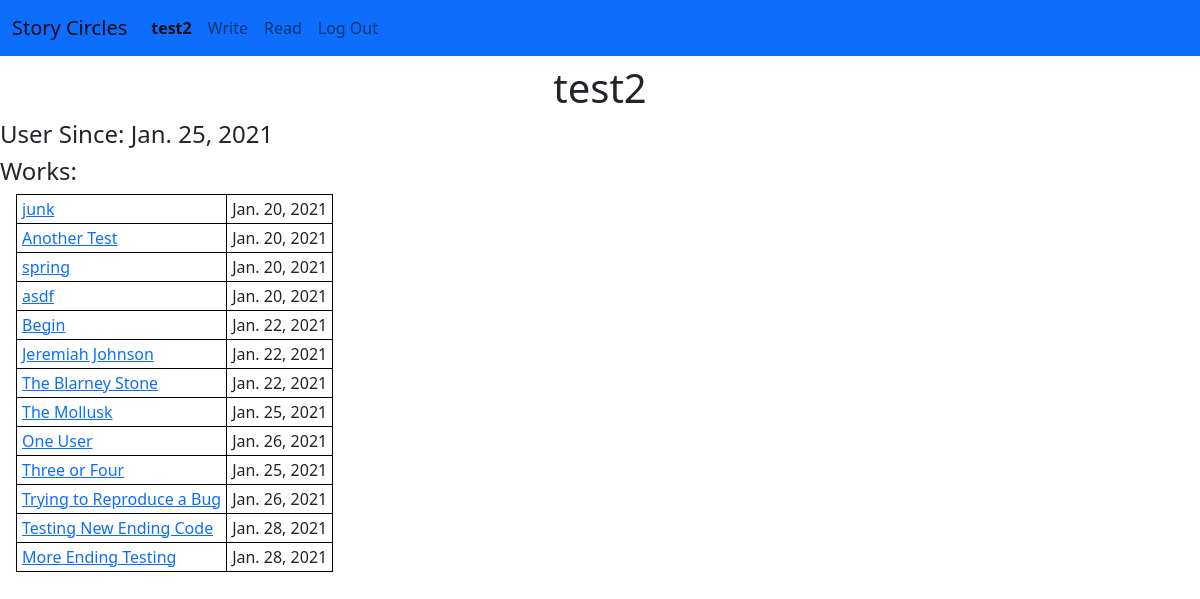
/circle/user/6 (signed in), run on an earlier commit of the app's database.
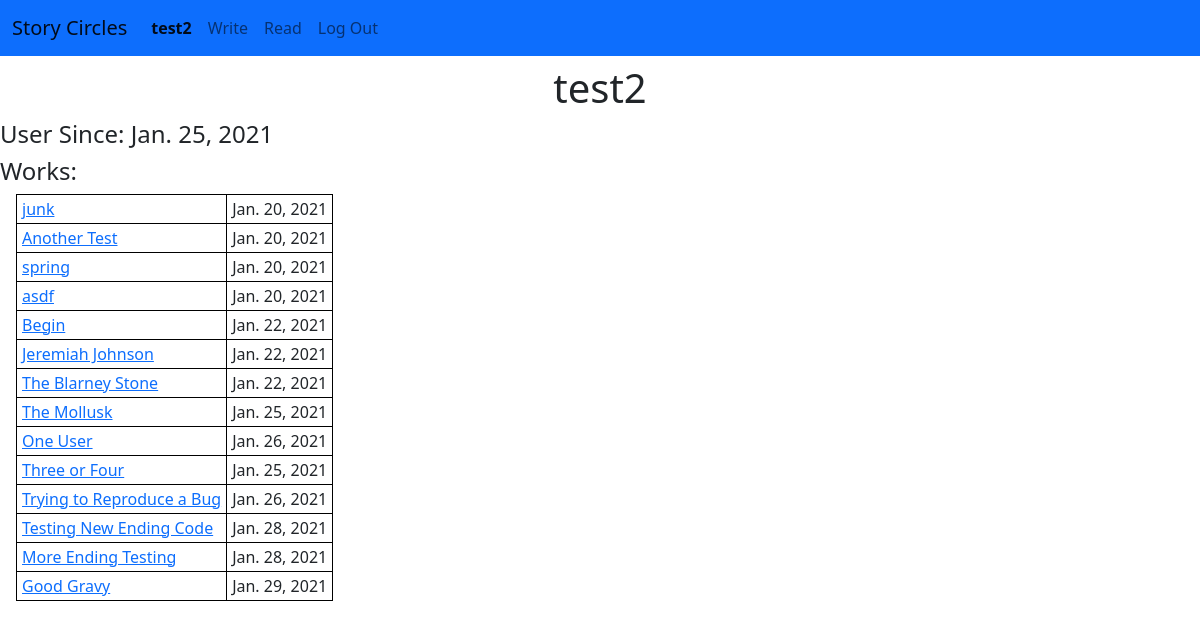
And on a later commit of the database.
### circle/models.py (models this page shows, shortened)
class Story(models.Model):
    title = models.TextField(unique=True)
    authors = models.ManyToManyField(
        User,
        related_name="stories",
        blank=True
    )
    text = models.TextField()
    start_time = models.DateTimeField(blank=True, null=True)
    finish_time = models.DateTimeField(blank=True, null=True)
    finished = models.BooleanField(default=False)
    def get_absolute_url(self):
        if self.finished:
            return reverse('finished_story', args = [self.pk])
        else:
            return reverse('circle', args = [self.circle.pk])

### circle/views.py (the view)
# urls.py: path("user/<int:pk>", views.UserDetailView.as_view(), name="user"),
class UserDetailView(LoginRequiredMixin, DetailView):
    model = User
    context_object_name = 'detail_user'
    def get_context_data(self, **kwargs):
            context = super().get_context_data(**kwargs)
            context['stories'] = context['detail_user'].stories.filter(finished=True)
            return context

### circle/models.py (called while the page is built)
    def get_absolute_url(self):
        return reverse('user', args=[self.pk])

### circle/templates/circle/user_detail.html (shortened to what this page needs)
{% extends "circle/layout.html" %}
{% load static %}
{% block body %}
<h1>{{ detail_user.username }}</h1>
<h4>User Since: {{ detail_user.user_since.date }}</h4>
<h4>Works:</h4>
{% include "circle/include/finished_story_table.html" %}
{% endblock %}

### circle/templates/circle/include/finished_story_table.html
<table class="finished-story-table">
    {% for story in stories %}
    <tr>
        <td class="finished-story-title">
            <a href="{{ story.get_absolute_url }}">{{ story.title }}</a>
        </td>
        <td class="finished-story-date">
            {{ story.finish_time.date }}
        </td>
    </tr>
    {% endfor %}
</table>

What changed in the data, as far as the page shows it:
added Story: title "Good Gravy", finish_time "Jan. 29, 2021"
